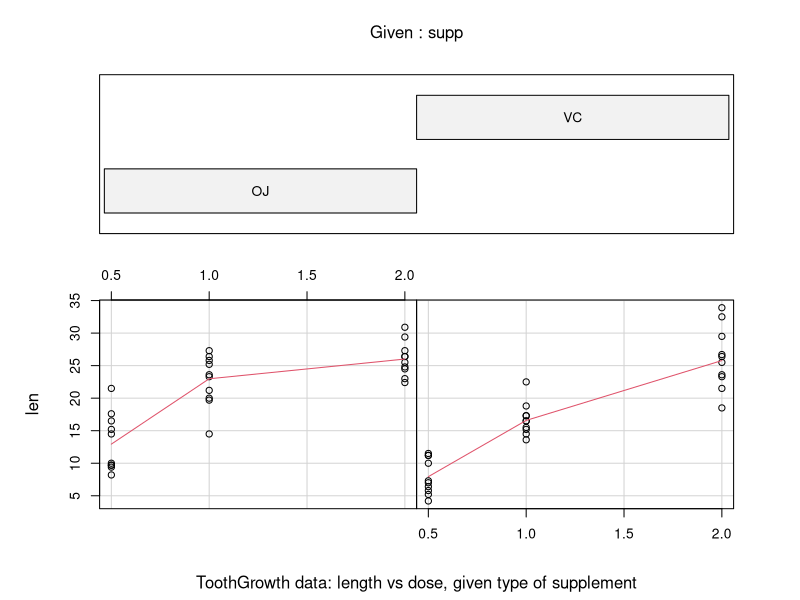
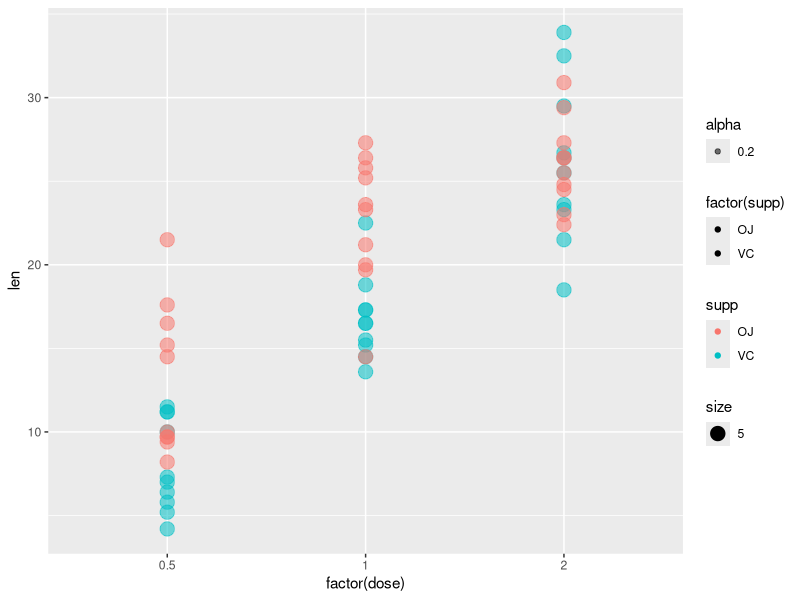

The R script that drew these images, in order: (Note: this script raises an error after producing the figures.)
## ---- chunk 1
data("ToothGrowth")

# How the data is displayed in the ToothGrowth documentation
require(graphics)
coplot(len ~ dose | supp, data = ToothGrowth, panel = panel.smooth,
       xlab = "ToothGrowth data: length vs dose, given type of supplement")

# How I like to display the data
library(ggplot2)
ggplot(ToothGrowth, aes(x=factor(dose), y=len, fill=factor(supp), color=supp, size=5, alpha=0.2)) + geom_point()
## ---- chunk 2
library(gridExtra)
mean(ToothGrowth$len)
oj <- ToothGrowth$len[ToothGrowth$supp=="OJ"]
ojm <- mean(oj)
ojs <- sd(oj)

vc <- ToothGrowth$len[ToothGrowth$supp=="VC"]
vcm <- mean(vc)
vcs <- sd(vc)

p.oj <- ggplot(data.frame(oj), aes(x=oj)) + xlim(0,50) + labs(x="Microns of Growth",y="Density", title="Orange Juice") +
  geom_histogram(aes(y=..density..), binwidth=.5, color="black", fill="white") + 
  geom_density(alpha=.2, fill="#ff6666") + geom_vline(x=ojm, size=2, color="steelblue4") +
  geom_vline(x=ojm-ojs, size=1.5, color="steelblue3") + geom_vline(x=ojm+ojs, size=1.5, color="steelblue3") +
  geom_vline(x=ojm-(2*ojs), size=1.5, color="steelblue2") + geom_vline(x=ojm+(2*ojs), size=1.5, color="steelblue3")

p.vc <- ggplot(data.frame(vc), aes(x=vc)) + xlim(0,50) + labs(x="Microns of Growth",y="Density", 
                                                              title="Ascorbic Acid") +
  geom_histogram(aes(y=..density..), binwidth=.5, color="black", fill="white") + 
  geom_density(alpha=.2, fill="#ff6666") + geom_vline(x=vcm, size=2, color="steelblue4") +
  geom_vline(x=vcm-vcs, size=1.5, color="steelblue3") + geom_vline(x=vcm+vcs, size=1.5, color="steelblue3") +
  geom_vline(x=vcm-(2*vcs), size=1.5, color="steelblue2") + geom_vline(x=vcm+(2*vcs), size=1.5, color="steelblue3")

grid.arrange(p.oj,p.vc)

